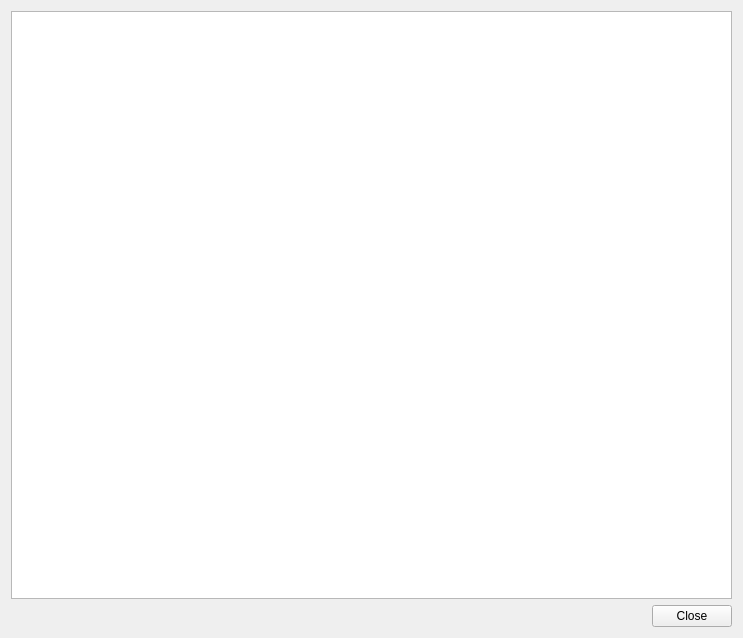
<?xml version="1.0" encoding="UTF-8"?>
<ui version="4.0">
 <class>EnvDialog</class>
 <widget class="QWidget" name="EnvDialog">
  <property name="geometry">
   <rect>
    <x>0</x>
    <y>0</y>
    <width>743</width>
    <height>638</height>
   </rect>
  </property>
  <property name="windowTitle">
   <string>Environment Variables</string>
  </property>
  <layout class="QVBoxLayout" name="verticalLayout">
   <item>
    <widget class="QTreeView" name="envView"/>
   </item>
   <item>
    <layout class="QHBoxLayout" name="horizontalLayout">
     <property name="topMargin">
      <number>0</number>
     </property>
     <item>
      <spacer name="horizontalSpacer">
       <property name="orientation">
        <enum>Qt::Horizontal</enum>
       </property>
       <property name="sizeHint" stdset="0">
        <size>
         <width>40</width>
         <height>20</height>
        </size>
       </property>
      </spacer>
     </item>
     <item>
      <widget class="QPushButton" name="closeButton">
       <property name="text">
        <string>Close</string>
       </property>
      </widget>
     </item>
    </layout>
   </item>
  </layout>
 </widget>
 <resources/>
 <connections/>
</ui>
